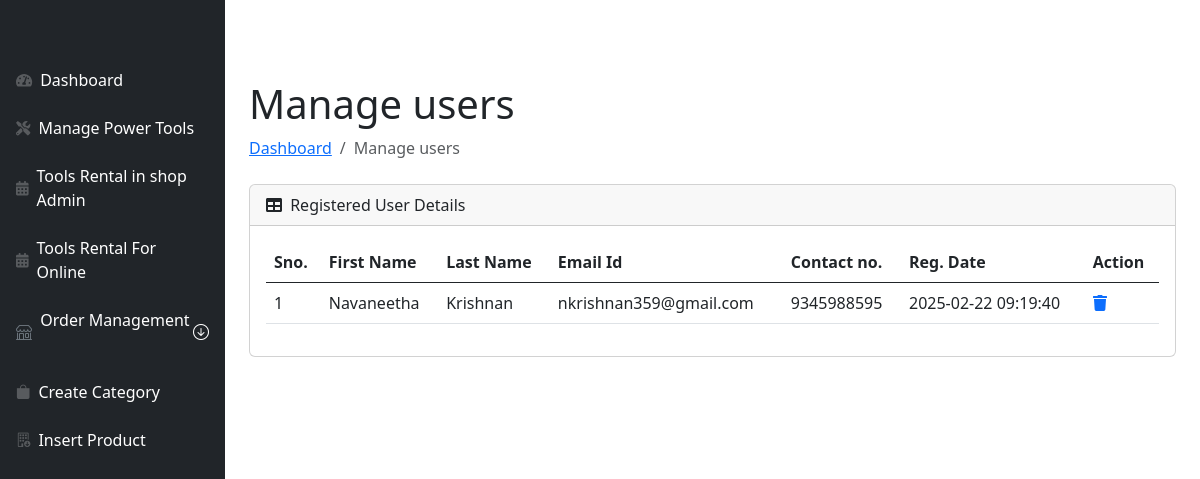
The app's page /manage-users-admin.php (signed in) with its own data.
### tables this page shows
CREATE TABLE `users` (
  `id` int(11) UNSIGNED NOT NULL,
  `fname` varchar(255) DEFAULT NULL,
  `lname` varchar(255) DEFAULT NULL,
  `email` varchar(255) DEFAULT NULL,
  `password` varchar(300) DEFAULT NULL,
  `contactno` varchar(11) DEFAULT NULL,
  `posting_date` timestamp NOT NULL DEFAULT current_timestamp()
);

### manage-users-admin.php (the view, shortened to what this page needs)
<?php session_start();
include_once('includes/config.php');
if (strlen($_SESSION['adminid'] == 0)) {
    header('location:logout.php');
} else {
?>
    <!DOCTYPE html>
    <html lang="en">
    <head>
        <link rel="stylesheet" href="css/styles.css">
	<link href="https://cdn.jsdelivr.net/npm/bootstrap@5.3.0/dist/css/bootstrap.min.css" rel="stylesheet">
	<link rel="stylesheet" href="https://cdn.jsdelivr.net/npm/bootstrap-icons/font/bootstrap-icons.css">
    </head>
    <body class="sb-nav-fixed">
        <div id="layoutSidenav">
            <?php include_once('include/sidebar-admin.php'); ?>
            <div id="layoutSidenav_content">
                <main>
                    <div class="container-fluid px-4">
                        <h1 class="mt-4">Manage users</h1>
                        <ol class="breadcrumb mb-4">
                            <li class="breadcrumb-item"><a href="dashboard-admin.php">Dashboard</a></li>
                            <li class="breadcrumb-item active">Manage users</li>
                        </ol>
                        <div class="card mb-4">
                            <div class="card-header">
                                <i class="fas fa-table me-1"></i>
                                Registered User Details
                            </div>
                            <div class="card-body">
                                <div class="table-responsive">
                                    <table class="table" id="datatablesSimple">
                                        <thead>
                                            <tr>
                                                <th>Sno.</th>
                                                <th>First Name</th>
                                                <th>Last Name</th>
                                                <th>Email Id</th>
                                                <th>Contact no.</th>
                                                <th>Reg. Date</th>
                                                <th>Action</th>
                                            </tr>
                                        </thead>
                                        <tbody>
                                            <?php $ret = mysqli_query($con, "select * from users");
                                            $cnt = 1;
                                            while ($row = mysqli_fetch_array($ret)) { ?>
                                                <tr>
                                                    <td><?php echo $cnt; ?></td>
                                                    <td><?php echo $row['fname']; ?></td>
                                                    <td><?php echo $row['lname']; ?></td>
                                                    <td><?php echo $row['email']; ?></td>
                                                    <td><?php echo $row['contactno']; ?></td>
                                                    <td><?php echo $row['posting_date']; ?></td>
                                                    <td>
                                                        <a href="manage-users-admin.php?id=<?php echo $row['id']; ?>" onClick="return confirm('Do you really want to delete');"><i class="fa fa-trash" aria-hidden="true"></i></a>
                                                    </td>
                                                </tr>
                                            <?php $cnt = $cnt + 1;
                                            } ?>
                                        </tbody>
                                    </table>
                                </div>
                            </div>
                        </div>
                    </div>
                </main>
            </div>
        </div>
    </body>
    </html>
<?php } ?>

### records on screen
users: fname "Navaneetha", lname "Krishnan", email "nkrishnan359@gmail.com", contactno "9345988595", posting_date "2025-02-22 09:19:40"
